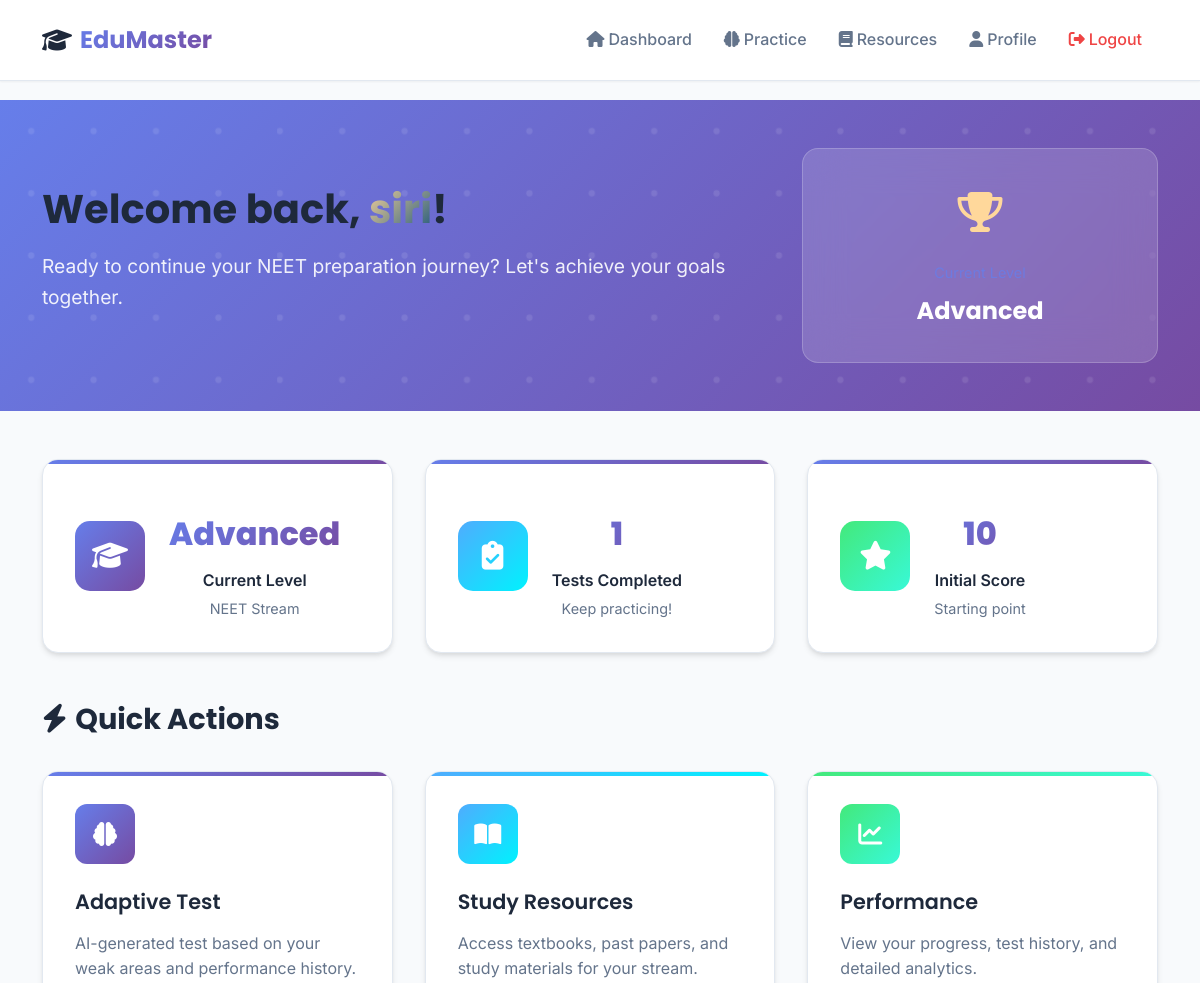
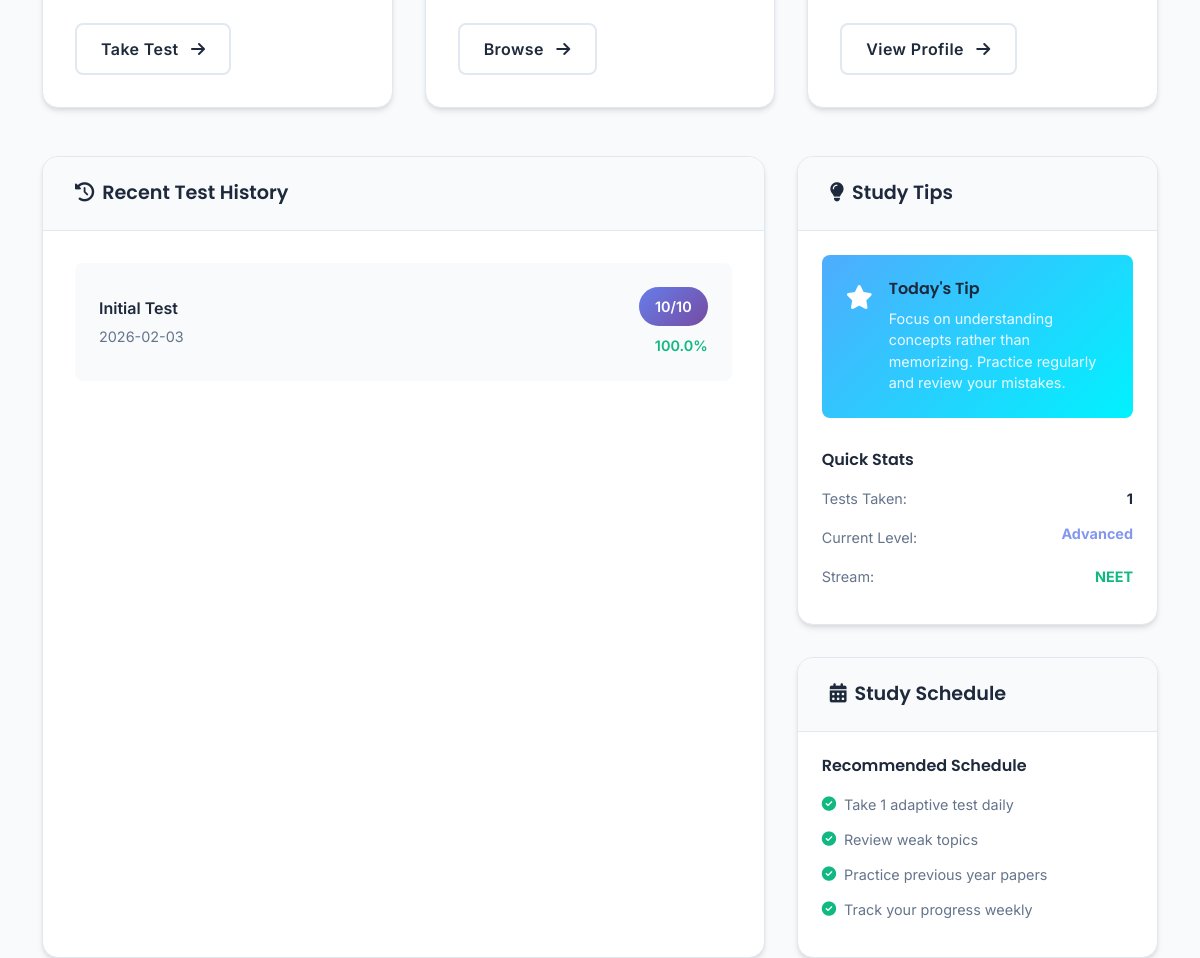
The app's page /dashboard (signed in) with its own data (2 pictures, top to bottom).
### tables this page shows
CREATE TABLE users (
            id INTEGER PRIMARY KEY AUTOINCREMENT,
            name TEXT NOT NULL,
            email TEXT UNIQUE NOT NULL,
            password TEXT NOT NULL,
            class_level TEXT NOT NULL,
            stream TEXT NOT NULL,
            initial_test_score INTEGER DEFAULT 0,
            level TEXT DEFAULT 'Beginner',
            weak_topics TEXT DEFAULT '{}',
            strong_topics TEXT DEFAULT '{}',
            created_at TIMESTAMP DEFAULT CURRENT_TIMESTAMP
        , remember_token TEXT, last_login TIMESTAMP);

CREATE TABLE test_attempts (
            id INTEGER PRIMARY KEY AUTOINCREMENT,
            user_id INTEGER NOT NULL,
            test_type TEXT NOT NULL,
            questions_attempted TEXT NOT NULL,
            answers_given TEXT NOT NULL,
            score INTEGER NOT NULL,
            total_questions INTEGER NOT NULL,
            time_taken INTEGER,
            subject_scores TEXT,
            created_at TIMESTAMP DEFAULT CURRENT_TIMESTAMP,
            FOREIGN KEY (user_id) REFERENCES users (id)
        );

### simple_app.py (the view)
@app.route('/dashboard')
def dashboard():
    user = get_current_user()
    if not user:
        return redirect(url_for('login'))
    conn = get_db()
    recent_tests = conn.execute('''
        SELECT * FROM test_attempts WHERE user_id = ?
        ORDER BY created_at DESC LIMIT 5
    ''', (user['id'],)).fetchall()
    total_tests = conn.execute('SELECT COUNT(*) as count FROM test_attempts WHERE user_id = ?', (user['id'],)).fetchone()['count']
    conn.close()
    return render_template('dashboard.html', user=dict(user), recent_tests=recent_tests, total_tests=total_tests)

### simple_app.py (called while the page is built)
def get_db():
    conn = sqlite3.connect(DATABASE)
    conn.row_factory = sqlite3.Row
    return conn

def get_current_user():
    if 'user_id' in session:
        conn = get_db()
        user = conn.execute('SELECT * FROM users WHERE id = ?', (session['user_id'],)).fetchone()
        conn.close()
        return user
    return get_user_from_session()

@app.before_request
def load_user_from_session():
    if 'user_id' not in session:
        session_token = session.get('session_token')
        if session_token:
            user = get_user_from_session()
            if user:
                session['user_id'] = user['id']

### templates/dashboard.html (shortened to what this page needs)
{% extends "base.html" %}
{% block content %}
<div class="dashboard-container">
    <div class="welcome-section">
        <div class="container">
            <div class="row align-items-center">
                <div class="col-lg-8">
                    <div class="welcome-content">
                        <h1 class="welcome-title">
                            Welcome back, <span class="gradient-text">{{ user['name'] }}</span>!
                        </h1>
                        <p class="welcome-subtitle">
                            Ready to continue your {{ user['stream'] }} preparation journey? Let's achieve your goals together.
                        </p>
                    </div>
                </div>
                <div class="col-lg-4">
                    <div class="level-badge">
                        <div class="level-icon">
                            <i class="fas fa-trophy"></i>
                        </div>
                        <div class="level-info">
                            <div class="level-text">Current Level</div>
                            <div class="level-value">{{ user['level'] }}</div>
                        </div>
                    </div>
                </div>
            </div>
        </div>
    </div>
    <div class="container">
        <div class="stats-grid">
            <div class="stat-card">
                <div class="stat-icon level-icon-bg">
                    <i class="fas fa-graduation-cap"></i>
                </div>
                <div class="stat-content">
                    <div class="stat-number">{{ user['level'] }}</div>
                    <div class="stat-label">Current Level</div>
                    <div class="stat-sublabel">{{ user['stream'] }} Stream</div>
                </div>
            </div>
            <div class="stat-card">
                <div class="stat-icon tests-icon-bg">
                    <i class="fas fa-clipboard-check"></i>
                </div>
                <div class="stat-content">
                    <div class="stat-number">{{ total_tests }}</div>
                    <div class="stat-label">Tests Completed</div>
                    <div class="stat-sublabel">Keep practicing!</div>
                </div>
            </div>
            <div class="stat-card">
                <div class="stat-icon score-icon-bg">
                    <i class="fas fa-star"></i>
                </div>
                <div class="stat-content">
                    <div class="stat-number">{{ user['initial_test_score'] or 0 }}</div>
                    <div class="stat-label">Initial Score</div>
                    <div class="stat-sublabel">Starting point</div>
                </div>
            </div>
        </div>
        {% if user['initial_test_score'] == 0 %}
        <div class="initial-test-cta">
            <div class="cta-content">
                <div class="cta-icon">
                    <i class="fas fa-rocket"></i>
                </div>
                <div class="cta-text">
                    <h3>Take Your Initial Assessment</h3>
                    <p>Complete the initial level detection test to get personalized question papers tailored to your strengths and weaknesses.</p>
                </div>
                <div class="cta-action">
                    <a href="{{ url_for('initial_test') }}" class="btn btn-cta-primary">
                        <i class="fas fa-play me-2"></i>Start Initial Test
                    </a>
                </div>
            </div>
        </div>
        {% else %}
        <div class="section-header">
            <h2 class="section-title">
                <i class="fas fa-bolt me-2"></i>Quick Actions
            </h2>
        </div>
        <div class="actions-grid">
            <div class="action-card adaptive-card">
                <div class="action-icon">
                    <i class="fas fa-brain"></i>
                </div>
                <div class="action-content">
                    <h4>Adaptive Test</h4>
                    <p>AI-generated test based on your weak areas and performance history.</p>
                </div>
                <div class="action-button">
                    <a href="{{ url_for('adaptive_test') }}" class="btn btn-action">
                        Take Test <i class="fas fa-arrow-right ms-2"></i>
                    </a>
                </div>
            </div>
            <div class="action-card resources-card">
                <div class="action-icon">
                    <i class="fas fa-book-open"></i>
                </div>
                <div class="action-content">
                    <h4>Study Resources</h4>
                    <p>Access textbooks, past papers, and study materials for your stream.</p>
                </div>
                <div class="action-button">
                    <a href="{{ url_for('resources') }}" class="btn btn-action">
                        Browse <i class="fas fa-arrow-right ms-2"></i>
                    </a>
                </div>
            </div>
            <div class="action-card performance-card">
                <div class="action-icon">
                    <i class="fas fa-chart-line"></i>
                </div>
                <div class="action-content">
                    <h4>Performance</h4>
                    <p>View your progress, test history, and detailed analytics.</p>
                </div>
                <div class="action-button">
                    <a href="{{ url_for('profile') }}" class="btn btn-action">
                        View Profile <i class="fas fa-arrow-right ms-2"></i>
                    </a>
                </div>
            </div>
        </div>
        {% endif %}
        <div class="content-grid">
            <div class="content-card">
                <div class="card-header">
                    <h3>
                        <i class="fas fa-history me-2"></i>Recent Test History
                    </h3>
                </div>
                <div class="card-body">
                    {% if recent_tests %}
                        <div class="tests-list">
                            {% for test in recent_tests %}
                            <div class="test-item">
                                <div class="test-info">
                                    <div class="test-title">{{ test['test_type'].title() }} Test</div>
                                    <div class="test-date">{{ test['created_at'][:10] }}</div>
                                </div>
                                <div class="test-score">
                                    <div class="score-badge">{{ test['score'] }}/{{ test['total_questions'] }}</div>
                                    {% set percentage = (test['score'] / test['total_questions'] * 100) %}
                                    <div class="score-percentage {% if percentage >= 80 %}excellent{% elif percentage >= 60 %}good{% else %}needs-improvement{% endif %}">
                                        {{ "%.1f"|format(percentage) }}%
                                    </div>
                                </div>
                            </div>
                            {% endfor %}
                        </div>
                    {% endif %}
                </div>
            </div>
            <div class="sidebar-content">
                <div class="content-card tips-card">
                    <div class="card-header">
                        <h3>
                            <i class="fas fa-lightbulb me-2"></i>Study Tips
                        </h3>
                    </div>
                    <div class="card-body">
                        <div class="tip-of-day">
                            <div class="tip-icon">
                                <i class="fas fa-star"></i>
                            </div>
                            <div class="tip-content">
                                <h6>Today's Tip</h6>
                                <p>Focus on understanding concepts rather than memorizing. Practice regularly and review your mistakes.</p>
                            </div>
                        </div>
                        <div class="quick-stats">
                            <h6>Quick Stats</h6>
                            <div class="stat-row">
                                <span>Tests Taken:</span>
                                <strong>{{ total_tests }}</strong>
                            </div>
                            <div class="stat-row">
                                <span>Current Level:</span>
                                <strong class="level-text">{{ user['level'] }}</strong>
                            </div>
                            <div class="stat-row">
                                <span>Stream:</span>
                                <strong class="stream-text">{{ user['stream'] }}</strong>
                            </div>
                        </div>
                    </div>
                </div>
                <div class="content-card schedule-card">
                    <div class="card-header">
                        <h3>
                            <i class="fas fa-calendar-alt me-2"></i>Study Schedule
                        </h3>
                    </div>
                    <div class="card-body">
                        <div class="schedule-content">
                            <h6>Recommended Schedule</h6>
                            <ul class="schedule-list">
                                <li><i class="fas fa-check-circle me-2"></i>Take 1 adaptive test daily</li>
                                <li><i class="fas fa-check-circle me-2"></i>Review weak topics</li>
                                <li><i class="fas fa-check-circle me-2"></i>Practice previous year papers</li>
                                <li><i class="fas fa-check-circle me-2"></i>Track your progress weekly</li>
                            </ul>
                        </div>
                    </div>
                </div>
            </div>
        </div>
    </div>
</div>
{% endblock %}

### static/css/style.css (style rules this page uses)
:root { --primary-gradient: linear-gradient(135deg, #667eea 0%, #764ba2 100%); --secondary-gradient: linear-gradient(135deg, #f093fb 0%, #f5576c 100%); --success-gradient: linear-gradient(135deg, #4facfe 0%, #00f2fe 100%); --warning-gradient: linear-gradient(135deg, #43e97b 0%, #38f9d7 100%); --bg-primary: #f8fafc; --bg-secondary: #ffffff; --text-primary: #1e293b; --text-secondary: #64748b; --text-muted: #94a3b8; --border-color: #e2e8f0; --shadow-sm: 0 1px 2px 0 rgba(0, 0, 0, 0.05); --shadow-md: 0 4px 6px -1px rgba(0, 0, 0, 0.1), 0 2px 4px -1px rgba(0, 0, 0, 0.06); --shadow-lg: 0 10px 15px -3px rgba(0, 0, 0, 0.1), 0 4px 6px -2px rgba(0, 0, 0, 0.05); --shadow-xl: 0 20px 25px -5px rgba(0, 0, 0, 0.1), 0 10px 10px -5px rgba(0, 0, 0, 0.04); --border-radius: 16px; --border-radius-sm: 8px; --border-radius-lg: 24px; }
* { margin: 0; padding: 0; box-sizing: border-box; }
body { font-family: 'Inter', -apple-system, BlinkMacSystemFont, 'Segoe UI', sans-serif; background: var(--bg-primary); color: var(--text-primary); line-height: 1.6; font-weight: 400; }
h1, h2, h3, h4, h5, h6 { font-family: 'Poppins', sans-serif; font-weight: 600; line-height: 1.3; color: var(--text-primary); }
.card-header { background: var(--bg-secondary); border-bottom: 1px solid var(--border-color); padding: 1.5rem; font-weight: 600; color: var(--text-primary); }
.card-body { padding: 2rem; }
.btn { font-weight: 600; padding: 0.75rem 2rem; border-radius: var(--border-radius-sm); border: none; transition: all 0.3s ease; text-transform: none; letter-spacing: 0.025em; position: relative; overflow: hidden; }
.btn::before { content: ''; position: absolute; top: 0; left: -100%; width: 100%; height: 100%; background: linear-gradient(90deg, transparent, rgba(255, 255, 255, 0.2), transparent); transition: left 0.5s; }
.stat-card { background: var(--bg-secondary); border-radius: var(--border-radius); padding: 2rem; text-align: center; box-shadow: var(--shadow-md); transition: all 0.3s ease; border: 1px solid var(--border-color); position: relative; overflow: hidden; }
.stat-card::before { content: ''; position: absolute; top: 0; left: 0; right: 0; height: 4px; background: var(--primary-gradient); }
.stat-number { font-size: 2.5rem; font-weight: 800; font-family: 'Poppins', sans-serif; background: var(--primary-gradient); -webkit-background-clip: text; -webkit-text-fill-color: transparent; background-clip: text; margin: 1rem 0; }

### records on screen
users: name "siri", stream "NEET", level "Advanced", initial_test_score "10"
test_attempts: test_type "Initial", created_at "2026-02-03", score "10", total_questions "10", percentage "100.0"

### other values on screen
{{ total_tests }} "1"
